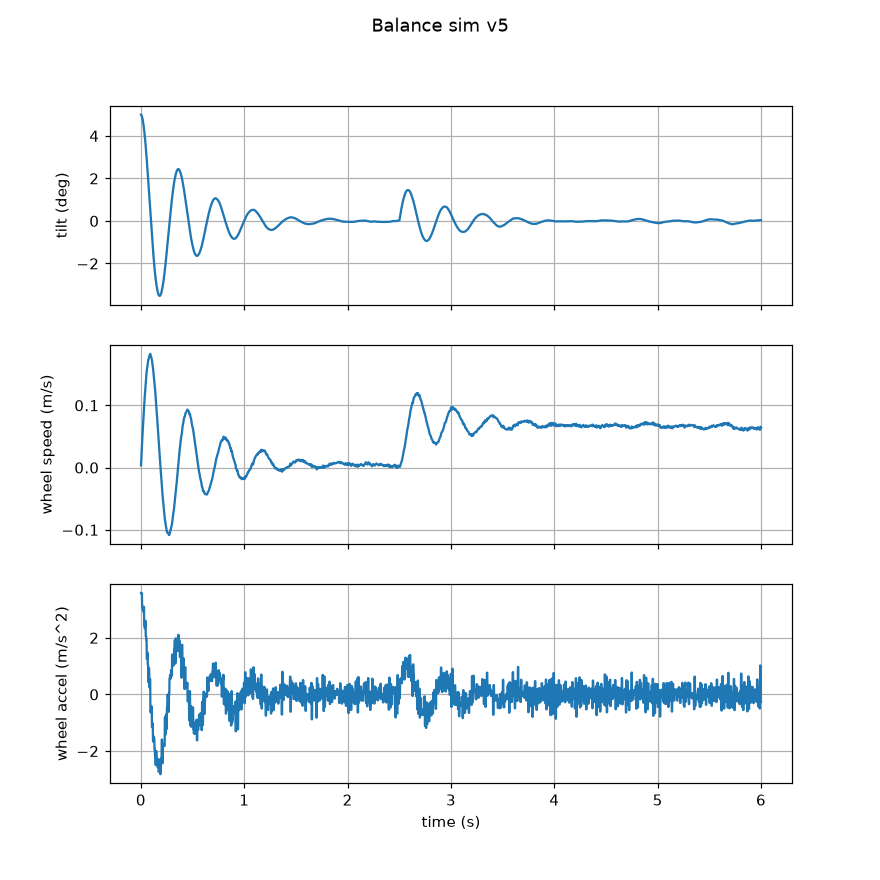

This chart was generated by the following Python code:
"""
Self-balancing robot PID simulation - v5 (working)

Includes the real-world limits added in v4:

  * IMU model  - noisy angle reading, reported in degrees (as MPU6050
                 libraries do) and converted to radians before the PID
  * motor model - acceleration and top-speed limits for a stepper drive
  * disturbance - a shove at t = 2.5 s

Run it:  python balance_sim_v5.py   (needs matplotlib)
Tune KP / KI / KD below and re-run; the plot is saved as balance_sim_v5.png.

Model: inverted pendulum on a wheeled base, wheel acceleration as input.

    theta_ddot = (g*sin(theta) - a*cos(theta)) / L

theta = tilt from vertical (rad, + = leaning forward)
a     = wheel/base acceleration (m/s^2, + = forward)
"""
import math
import random
import matplotlib
matplotlib.use("Agg")
import matplotlib.pyplot as plt

# --- physical parameters ---
G = 9.81          # m/s^2
L = 0.10          # m, wheel axle to centre of mass

# --- motor limits (stepper + ~80 mm wheels, rough estimates) ---
MAX_ACCEL = 8.0  # m/s^2
MAX_SPEED = 0.8   # m/s

# --- IMU model ---
IMU_NOISE_DEG = 0.1   # std dev of angle reading, degrees

# --- timing ---
DT_CTRL = 1 / 200     # control loop period (200 Hz)
DT_PHYS = 1 / 1000    # physics step
T_END = 6.0

# --- PID gains (output = wheel acceleration, m/s^2 per rad) ---
KP = 25
KI = 0
KD = 1.5

SETPOINT = 0.0                    # upright
THETA0 = math.radians(5.0)        # start tilted 5 degrees

# --- disturbance: a shove that adds tilt rate ---
PUSH_TIME = 2.5       # s
PUSH_KICK = 0.5       # rad/s

SEED = 1


def read_imu(theta, rng):
    """Tilt angle as the IMU library reports it: degrees, with noise."""
    return math.degrees(theta) + rng.gauss(0.0, IMU_NOISE_DEG)


def run():
    rng = random.Random(SEED)
    theta, omega = THETA0, 0.0    # tilt, tilt rate
    x, v = 0.0, 0.0               # base position, velocity
    integral, prev_error = 0.0, None
    accel = 0.0
    t, next_ctrl = 0.0, 0.0
    pushed = False
    log = {"t": [], "theta": [], "v": [], "a": []}
    fell_at = None

    while t < T_END:
        if t >= next_ctrl:
            # v5 fix: the IMU reports degrees but the gains are per radian.
            angle = math.radians(read_imu(theta, rng))
            error = angle - SETPOINT
            integral += error * DT_CTRL
            # no derivative kick on the very first sample
            derivative = 0.0 if prev_error is None else (error - prev_error) / DT_CTRL
            prev_error = error
            accel = KP * error + KI * integral + KD * derivative
            accel = max(-MAX_ACCEL, min(MAX_ACCEL, accel))
            next_ctrl += DT_CTRL

        # motor cannot accelerate past its top speed
        a = accel
        if (v >= MAX_SPEED and a > 0) or (v <= -MAX_SPEED and a < 0):
            a = 0.0

        if not pushed and t >= PUSH_TIME:
            omega += PUSH_KICK
            pushed = True

        alpha = (G * math.sin(theta) - a * math.cos(theta)) / L
        omega += alpha * DT_PHYS
        theta += omega * DT_PHYS
        v += a * DT_PHYS
        x += v * DT_PHYS
        t += DT_PHYS

        log["t"].append(t)
        log["theta"].append(math.degrees(theta))
        log["v"].append(v)
        log["a"].append(a)

        if abs(theta) > math.radians(45):
            fell_at = t
            break

    return log, fell_at


if __name__ == "__main__":
    log, fell_at = run()
    if fell_at is not None:
        print(f"FELL OVER at t = {fell_at:.3f} s")
    else:
        print(f"Still upright at t = {T_END} s")
    print(f"max |tilt| = {max(abs(a) for a in log['theta']):.2f} deg")
    print(f"final tilt = {log['theta'][-1]:.2f} deg, final speed = {log['v'][-1]:.2f} m/s")

    fig, ax = plt.subplots(3, 1, figsize=(8, 8), sharex=True)
    ax[0].plot(log["t"], log["theta"]); ax[0].set_ylabel("tilt (deg)"); ax[0].grid(True)
    ax[1].plot(log["t"], log["v"]); ax[1].set_ylabel("wheel speed (m/s)"); ax[1].grid(True)
    ax[2].plot(log["t"], log["a"]); ax[2].set_ylabel("wheel accel (m/s^2)")
    ax[2].set_xlabel("time (s)"); ax[2].grid(True)
    fig.suptitle("Balance sim v5")
    import os                                                  # file and folder tools
    script_path = os.path.abspath(__file__)                    # full path of this .py file
    png_path = os.path.splitext(script_path)[0] + ".png"       # same folder, same name, .png ending
    fig.savefig(png_path, dpi=110)
    print(f"graph saved to {png_path}")
